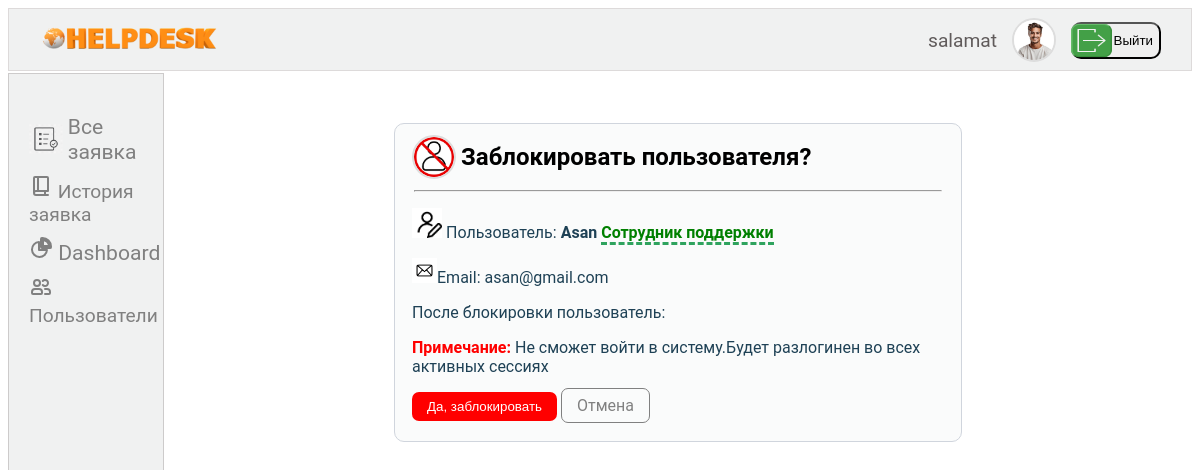
The app's page /users/users/11/block/ (signed in) with its own data.
### users/models.py (models this page shows, shortened)
class User(AbstractUser):
    class Roles(models.TextChoices):
        CLIENT = 'client', 'Клиент'
        SUPPORT = 'support', 'Сотрудник поддержки'
        ADMIN = 'admin', 'Администратор'
    role = models.CharField(max_length=10, choices=Roles.choices, default=Roles.CLIENT)
    photo = models.ImageField(upload_to='users/%Y/%m/%d', null=True, blank=True, verbose_name='Фотография')
    birth_date = models.DateField(blank=True, null=True, verbose_name='Дата рождения')
    ONLINE_THRESHOLD = timedelta(minutes=15)

### users/views.py (the view)
# urls.py: path('users/<int:user_id>/block/', views.block_user, name='block_user'),
@login_required
@role_required('admin')
def block_user(request, user_id):
    target_user_block = get_object_or_404(User, pk=user_id)
    if target_user_block == request.user:
        messages.error(request, 'Нельзя заблокировать самого себя')
        return redirect('users:users_list')
    if target_user_block.is_superuser and not request.user.is_superuser:
        messages.error(request, 'Только суперпользователь может блокировать суперпользователя')
        return redirect('users:users_list')
    if request.method == 'POST':
        target_user_block.is_active = False
        target_user_block.save(update_fields=['is_active'])
        messages.success(request, f'Пользователь {target_user_block.username} заблокирован')
    return render(request, 'users/block_user_confirm.html', {
        'target_user': target_user_block,
    })

### users/templates/users/block_user_confirm.html (shortened to what this page needs)
{% extends "users/admin_dashboard.html" %}
{% load static %}
{% block user_block_content %}
<div class="userslist-block-page">
    <div class="userslist-block-inner">
        <div class="userslist-block-title">
            <img src="{% static 'images/block-user.jpg' %}" alt="{{ target_user_block.username }}" class="user-avatar">
            <h2>Заблокировать пользователя?</h2>
        </div>
        <hr style="width: 99%">
        <p>
            <img src="/static/images/register.jpg" style="height: 30px;"> Пользователь: <strong>{{ target_user.username }}</strong>
            <strong class="userslist-block-role">{{ target_user.get_role_display }}</strong>
        </p>
        <p><img src="/static/images/email-logo.jpg" style="height: 25px">Email: {{ target_user.email }}</p>
        <p>После блокировки пользователь:</p>
        <p><strong style="color: red">Примечание:</strong> Не сможет войти в систему.Будет разлогинен во всех активных сессиях</p>
        <form method="post">
            <button type="submit" class="userslist-block-btn">Да, заблокировать</button>
            <a href="{% url 'users:users_list' %}" class="userslist-block-remove">Отмена</a>
        </form>
    </div>
</div>
{% endblock %}

### users/templates/users/admin_dashboard.html (shortened to what this page needs)
{% extends "helpdeskside/base.html" %}
{% load static %}
{% block content %}
<div class="admin-page">
    <header class="main-header-top-for-support">
        <nav class="navbar-for-admin">
            <a href="{% url 'helpdeskside:home' %}"><img src="/static/images/helpdesk.png" width="180" height="120"
                                                         style="margin-top: 10px"></a>
            <aside class="users-autenticate">
                {% if user.is_authenticated %}
                <a href="{% url 'users:profile'%}" class="users-information">{{ user.username }}</a>
                {% if user.photo %}
                <img src="{{ user.photo.url }}" alt="{{ user.username }}" class="user-avatar">
                {% else %}
                <img src="{% static 'images/default-avatar.png' %}" alt="{{ user.username }}" class="user-avatar">
                {% endif %}
                <div class="logout-side">
                    <form method="post" action="{% url 'users:logout' %}">
                        <button type="submit" class="logout-btn"><img src="/static/images/logout4.png"
                                                                      style="margin-left: -10px" width="80px"
                                                                      height="37px">Выйти
                        </button>
                    </form>
                </div>
                {% else %}
                <a href="{% url 'users:login' %}" class="users-information">Войти</a>
                <a href="{% url 'users:register' %}" class="users-information">Регистрация</a>
                {% endif %}
            </aside>
        </nav>
    </header>
    <main class="admin-page-inner">
        <aside class="admin-ticket-row">
            <div class="employee-ticket-row-inner">
                <img src="/static/images/all-orders.png" style="height: 30px" class="employee-ticket-row-img">
                <a href="{% url 'helpdeskside:all_tickets' %}" class="employee-ticket-url">Все заявка</a>
            </div>
            <a href="{% url 'helpdeskside:history_tickets' %}" class="history-ticket-url">
                История заявка</a>
            <a href="{% url 'helpdeskside:dashboard_statistics' %}" class="employee-ticket-url">
                Dashboard</a>
            <a href="{% url 'users:users_list' %}" style="color: gray">
                Пользователи</a>
        </aside>
        <div class="employee-ticket-inform">
            <section class="dashboard-content">
                {% block user_block_content %}{% endblock %}
            </section>
        </div>
    </main>
</div>
{% endblock %}

### helpdeskside/static/CSS.css (style rules this page uses)
body { font-family: 'Roboto', sans-serif; }
a { text-decoration: none; }
p { color: #1e4155; }
.employee-ticket-row-inner { display: flex; flex-direction: row; align-items: center; gap: 5px; margin-top: 40px; }
.employee-ticket-row-img { background-color: gray; }
.employee-ticket-inform { width: 100%; }
.employee-ticket-url { font-size: 1.1em; color: gray; }
.navbar-for-admin { height: 60px; display: flex; flex-direction: row; align-items: center; justify-content: space-between; padding: 1px 30px 0px 30px; background-color: #f0f1f1; border: 1px solid #dddada; }
.admin-page-inner { width: 100%; display: flex; flex-direction: row; }
.admin-ticket-row { width: 13%; display: flex; flex-direction: column; gap: 10px; min-height: 100vh; background-color: #f0f1f1; border: 1px solid #cdcbcb; font-size: 1.2em; padding-left: 20px; }
.admin-page { display: flex; flex-direction: column; gap: 2px; }
.users-autenticate { display: flex; flex-direction: row; align-items: center; gap: 15px; }
.users-information { color: #605b5b; text-decoration: none; font-size: 1.2em; }
.user-avatar { width: 40px; height: 40px; border-radius: 50%; object-fit: cover; border: 2px solid #ddd; }
.logout-btn { width: 90px; height: 37px; display: flex; flex-direction: row; align-items: center; border-radius: 10px; }
.history-ticket-url { color: gray; }
.userslist-block-page { width: 55%; border: 1px solid #d0d5dd; border-radius: 10px; background-color: #fafbfb; margin: 0 auto; margin-top: 50px; padding-bottom: 20px; }
.userslist-block-inner { width: 94%; margin: 0 auto; margin-top: 8px; }
.userslist-block-title { height: 50px; display: flex; flex-direction: row; align-items: center; gap: 5px; }
.userslist-block-role { color: green; border-bottom: dashed; border-bottom-color: #2fa35e; }
.userslist-block-btn { padding: 7px 15px; background-color: red; border-radius: 7px; border: none; text-align: center; color: white; }
.userslist-block-remove { padding: 7px 15px; border-radius: 7px; border: 1px solid gray; text-align: center; color: gray; }

### records on screen
User: username "salamat", photo (picture)
User: username "Asan", role "Сотрудник поддержки", email "asan@gmail.com"
